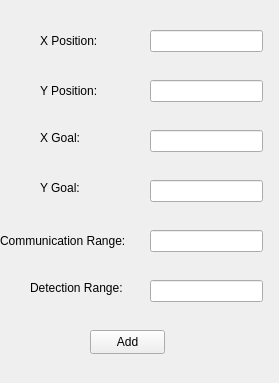
<?xml version="1.0" encoding="UTF-8"?>
<ui version="4.0">
 <class>addRobotDialog</class>
 <widget class="QWidget" name="addRobotDialog">
  <property name="geometry">
   <rect>
    <x>0</x>
    <y>0</y>
    <width>279</width>
    <height>383</height>
   </rect>
  </property>
  <property name="windowTitle">
   <string>Form</string>
  </property>
  <widget class="QLineEdit" name="positionXTextbox">
   <property name="geometry">
    <rect>
     <x>150</x>
     <y>30</y>
     <width>113</width>
     <height>22</height>
    </rect>
   </property>
  </widget>
  <widget class="QLineEdit" name="positionYTextbox">
   <property name="geometry">
    <rect>
     <x>150</x>
     <y>80</y>
     <width>113</width>
     <height>22</height>
    </rect>
   </property>
  </widget>
  <widget class="QLineEdit" name="goalXTextbox">
   <property name="geometry">
    <rect>
     <x>150</x>
     <y>130</y>
     <width>113</width>
     <height>22</height>
    </rect>
   </property>
  </widget>
  <widget class="QLineEdit" name="goalYTextbox">
   <property name="geometry">
    <rect>
     <x>150</x>
     <y>180</y>
     <width>113</width>
     <height>22</height>
    </rect>
   </property>
  </widget>
  <widget class="QLineEdit" name="commRangeTextbox">
   <property name="geometry">
    <rect>
     <x>150</x>
     <y>230</y>
     <width>113</width>
     <height>22</height>
    </rect>
   </property>
  </widget>
  <widget class="QLineEdit" name="detRangeTextbox">
   <property name="geometry">
    <rect>
     <x>150</x>
     <y>280</y>
     <width>113</width>
     <height>22</height>
    </rect>
   </property>
  </widget>
  <widget class="QPushButton" name="addButton">
   <property name="geometry">
    <rect>
     <x>90</x>
     <y>330</y>
     <width>75</width>
     <height>24</height>
    </rect>
   </property>
   <property name="text">
    <string>Add</string>
   </property>
  </widget>
  <widget class="QLabel" name="positionXLabel">
   <property name="geometry">
    <rect>
     <x>40</x>
     <y>30</y>
     <width>71</width>
     <height>21</height>
    </rect>
   </property>
   <property name="text">
    <string>X Position:</string>
   </property>
  </widget>
  <widget class="QLabel" name="positionYLabel">
   <property name="geometry">
    <rect>
     <x>40</x>
     <y>80</y>
     <width>71</width>
     <height>21</height>
    </rect>
   </property>
   <property name="text">
    <string>Y Position:</string>
   </property>
  </widget>
  <widget class="QLabel" name="goalXLabel">
   <property name="geometry">
    <rect>
     <x>40</x>
     <y>130</y>
     <width>49</width>
     <height>16</height>
    </rect>
   </property>
   <property name="text">
    <string>X Goal:</string>
   </property>
  </widget>
  <widget class="QLabel" name="goalYLabel">
   <property name="geometry">
    <rect>
     <x>40</x>
     <y>180</y>
     <width>49</width>
     <height>16</height>
    </rect>
   </property>
   <property name="text">
    <string>Y Goal:</string>
   </property>
  </widget>
  <widget class="QLabel" name="commRangeLabel">
   <property name="geometry">
    <rect>
     <x>0</x>
     <y>230</y>
     <width>151</width>
     <height>21</height>
    </rect>
   </property>
   <property name="text">
    <string>Communication Range: </string>
   </property>
  </widget>
  <widget class="QLabel" name="detRangeLabel">
   <property name="geometry">
    <rect>
     <x>30</x>
     <y>280</y>
     <width>121</width>
     <height>16</height>
    </rect>
   </property>
   <property name="text">
    <string>Detection Range: </string>
   </property>
  </widget>
 </widget>
 <resources/>
 <connections>
  <connection>
   <sender>addButton</sender>
   <signal>clicked()</signal>
   <receiver>addRobotDialog</receiver>
   <slot>close()</slot>
   <hints>
    <hint type="sourcelabel">
     <x>127</x>
     <y>341</y>
    </hint>
    <hint type="destinationlabel">
     <x>139</x>
     <y>191</y>
    </hint>
   </hints>
  </connection>
  <connection>
   <sender>positionXTextbox</sender>
   <signal>textChanged(QString)</signal>
   <receiver>addRobotDialog</receiver>
   <slot>setPositionX(QString)</slot>
   <hints>
    <hint type="sourcelabel">
     <x>176</x>
     <y>38</y>
    </hint>
    <hint type="destinationlabel">
     <x>203</x>
     <y>12</y>
    </hint>
   </hints>
  </connection>
  <connection>
   <sender>positionYTextbox</sender>
   <signal>textChanged(QString)</signal>
   <receiver>addRobotDialog</receiver>
   <slot>setPositionY(QString)</slot>
   <hints>
    <hint type="sourcelabel">
     <x>239</x>
     <y>88</y>
    </hint>
    <hint type="destinationlabel">
     <x>250</x>
     <y>67</y>
    </hint>
   </hints>
  </connection>
  <connection>
   <sender>goalXTextbox</sender>
   <signal>textChanged(QString)</signal>
   <receiver>addRobotDialog</receiver>
   <slot>setGoalX(QString)</slot>
   <hints>
    <hint type="sourcelabel">
     <x>208</x>
     <y>148</y>
    </hint>
    <hint type="destinationlabel">
     <x>114</x>
     <y>151</y>
    </hint>
   </hints>
  </connection>
  <connection>
   <sender>goalYTextbox</sender>
   <signal>textChanged(QString)</signal>
   <receiver>addRobotDialog</receiver>
   <slot>setGoalY(QString)</slot>
   <hints>
    <hint type="sourcelabel">
     <x>199</x>
     <y>189</y>
    </hint>
    <hint type="destinationlabel">
     <x>264</x>
     <y>214</y>
    </hint>
   </hints>
  </connection>
  <connection>
   <sender>commRangeTextbox</sender>
   <signal>textChanged(QString)</signal>
   <receiver>addRobotDialog</receiver>
   <slot>setCommRange(QString)</slot>
   <hints>
    <hint type="sourcelabel">
     <x>178</x>
     <y>242</y>
    </hint>
    <hint type="destinationlabel">
     <x>207</x>
     <y>271</y>
    </hint>
   </hints>
  </connection>
  <connection>
   <sender>detRangeTextbox</sender>
   <signal>textChanged(QString)</signal>
   <receiver>addRobotDialog</receiver>
   <slot>setDetRange(QString)</slot>
   <hints>
    <hint type="sourcelabel">
     <x>235</x>
     <y>297</y>
    </hint>
    <hint type="destinationlabel">
     <x>256</x>
     <y>339</y>
    </hint>
   </hints>
  </connection>
 </connections>
 <slots>
  <slot>setPositionX(QString)</slot>
  <slot>setPositionY(QString)</slot>
  <slot>setGoalX(QString)</slot>
  <slot>setGoalY(QString)</slot>
  <slot>setCommRange(QString)</slot>
  <slot>setDetRange(QString)</slot>
 </slots>
</ui>
